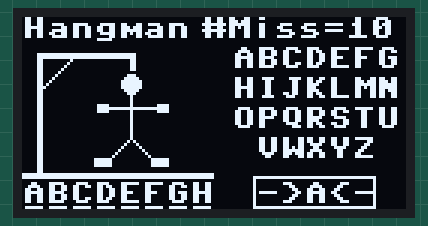
This program was run on a simulated Raspberry Pi Pico running MicroPython. On the bench: 128×64 one-colour display. At 0.2 s the program stops and its outputs stay as they are.

Above: at 0.3 s.

The program:

hangman_V1.py
```python
# A program to mock up Hangman game on 1306 Display

# Lori Pfahler
# May 2023

# import modules
from machine import Pin, I2C
from ssd1306 import SSD1306_I2C
import framebuf

# setup I2C bus and display
i2c=I2C(0, sda = Pin(0), scl = Pin(1), freq = 400000)
myOLED = SSD1306_I2C(128, 64, i2c, addr = 0x3c)
myOLED.init_display()

# game title
myOLED.text("Hangman", 0, 0)
myOLED.show()

# letters not yet used
myOLED.text("ABCDEFG", 70, 10)
myOLED.text("HIJKLMN", 70, 20)
myOLED.text("OPQRSTU", 70, 30)
myOLED.text("VWXYZ", 78, 40)
myOLED.show()

# letter selector area
# this area will be controlled by the rotary encoder.  As the letter circles
# to the select area >A< if you press the button on the encoder, that letter
# will be guessed next.  The letter will become uppercase as it enters the
# selector window - will be lowercase when not in the window
myOLED.rect(77, 53, 41, 11, 1)
myOLED.text("->A<-", 78, 55)
myOLED.show()

# word area - can do up to 8 letter words
myOLED.text('A', 0, 55)
myOLED.text('B', 8, 55)
myOLED.text('C', 16, 55)
myOLED.text('D', 24, 55)
myOLED.text('E', 32, 55)
myOLED.text('F', 40, 55)
myOLED.text('G', 48, 55)
myOLED.text('H', 56, 55)

# blanks for letters
myOLED.hline(1, 63, 6, 1)
myOLED.hline(9, 63, 6, 1)
myOLED.hline(17, 63, 6, 1)
myOLED.hline(25, 63, 6, 1)
myOLED.hline(33, 63, 6, 1)
myOLED.hline(41, 63, 6, 1)
myOLED.hline(49, 63, 6, 1)
myOLED.hline(57, 63, 6, 1)
myOLED.show()

# show number of misses
myOLED.text('#Miss=10', 60, 0)
myOLED.show()

# hangman graphic parts that never change
# vertical bar
myOLED.rect(5, 12, 2, 40, 1)
# horizontal bar
myOLED.rect(5, 12, 31, 2, 1)
# crossbar
myOLED.line(5, 25, 18, 12, 1)
# rope
myOLED.rect(36, 12, 2, 6, 1)
# ground
myOLED.rect(0, 52, 64, 2, 1)
myOLED.show()


# hangman parts
# head
myOLED.ellipse(36, 22, 3, 3, 1, True)
# body
myOLED.vline(36, 25, 15, 1)
# left arm
myOLED.hline(28, 30, 8, 1)
# right arm
myOLED.hline(37, 30, 8, 1)
# left leg
myOLED.line(36, 40, 28, 48, 1)
# right leg
myOLED.line(36, 40, 44, 48, 1)
# left hand
myOLED.rect(25, 29, 4, 3, 1, True)
# right hand
myOLED.rect(45, 29, 4, 3, 1, True)
# left foot
myOLED.rect(24, 47, 6, 3, 1, True)
# right fott
myOLED.rect(43, 47, 6, 3, 1, True)
myOLED.show()
```
